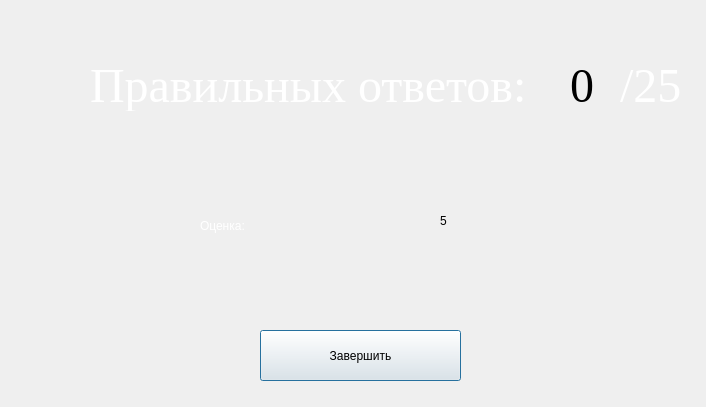
<?xml version="1.0" encoding="UTF-8"?>
<ui version="4.0">
 <class>rezz</class>
 <widget class="QDialog" name="rezz">
  <property name="geometry">
   <rect>
    <x>0</x>
    <y>0</y>
    <width>706</width>
    <height>407</height>
   </rect>
  </property>
  <property name="windowTitle">
   <string>Результат</string>
  </property>
  <property name="styleSheet">
   <string notr="true">background-image: url(:/bg_image/images/Фон_1.PNG);</string>
  </property>
  <widget class="QLabel" name="label">
   <property name="geometry">
    <rect>
     <x>90</x>
     <y>60</y>
     <width>441</width>
     <height>51</height>
    </rect>
   </property>
   <property name="font">
    <font>
     <family>Times New Roman</family>
     <pointsize>36</pointsize>
    </font>
   </property>
   <property name="styleSheet">
    <string notr="true">color: qlineargradient(spread:pad, x1:0, y1:0, x2:1, y2:0, stop:0 rgba(0, 0, 0, 255), stop:1 rgba(255, 255, 255, 255));</string>
   </property>
   <property name="text">
    <string>Правильныx ответов:</string>
   </property>
  </widget>
  <widget class="QLabel" name="cor">
   <property name="geometry">
    <rect>
     <x>570</x>
     <y>60</y>
     <width>51</width>
     <height>51</height>
    </rect>
   </property>
   <property name="font">
    <font>
     <family>Times New Roman</family>
     <pointsize>36</pointsize>
    </font>
   </property>
   <property name="styleSheet">
    <string notr="true"/>
   </property>
   <property name="text">
    <string>0</string>
   </property>
  </widget>
  <widget class="QLabel" name="label_3">
   <property name="geometry">
    <rect>
     <x>620</x>
     <y>60</y>
     <width>71</width>
     <height>51</height>
    </rect>
   </property>
   <property name="font">
    <font>
     <family>Times New Roman</family>
     <pointsize>36</pointsize>
    </font>
   </property>
   <property name="styleSheet">
    <string notr="true">color: rgb(255, 255, 255);</string>
   </property>
   <property name="text">
    <string>/25</string>
   </property>
  </widget>
  <widget class="QLabel" name="label_4">
   <property name="geometry">
    <rect>
     <x>200</x>
     <y>180</y>
     <width>191</width>
     <height>91</height>
    </rect>
   </property>
   <property name="styleSheet">
    <string notr="true">font: 36pt &quot;Times New Roman&quot;;
color: rgb(255, 255, 255);</string>
   </property>
   <property name="text">
    <string>Оценка:</string>
   </property>
  </widget>
  <widget class="QLabel" name="ozenka">
   <property name="geometry">
    <rect>
     <x>440</x>
     <y>160</y>
     <width>61</width>
     <height>121</height>
    </rect>
   </property>
   <property name="styleSheet">
    <string notr="true">font: 72pt &quot;Times New Roman&quot;;</string>
   </property>
   <property name="text">
    <string>5</string>
   </property>
  </widget>
  <widget class="QPushButton" name="cl">
   <property name="geometry">
    <rect>
     <x>260</x>
     <y>330</y>
     <width>201</width>
     <height>51</height>
    </rect>
   </property>
   <property name="styleSheet">
    <string notr="true">background-image: url(:/bg_image/images/White);</string>
   </property>
   <property name="text">
    <string>Завершить</string>
   </property>
  </widget>
 </widget>
 <resources/>
 <connections/>
</ui>
